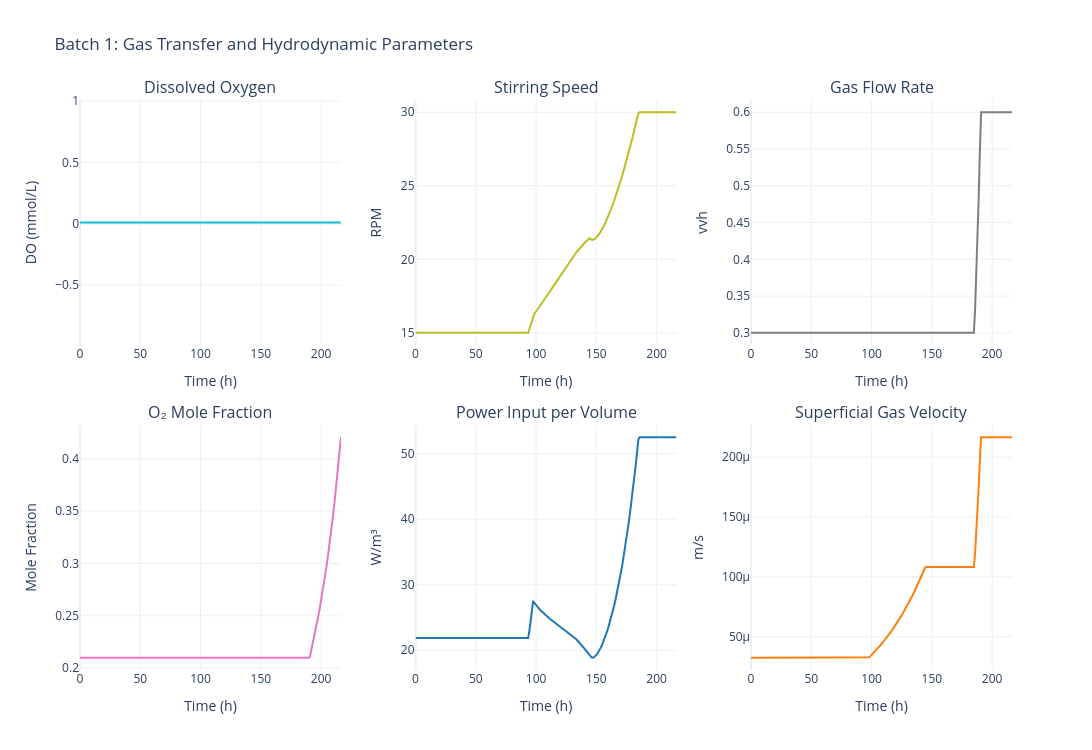

This figure's notebook cell:
### Code cell
sim.data.plot_gas_transfer()

### Figure 1 — Plotly figure (JSON) as saved in the notebook; plotly's stock layout.template omitted (floating-point values rounded to 4 significant figures; data arrays with more than 128 entries replaced by an {"elided": "..."} marker saying what was removed)
{"data": [{"hovertemplate": "Time: %{x:.1f} h<br>DO: %{y:.3f} mmol/L<extra></extra>", "line": {"color": "#17becf", "width": 2}, "mode": "lines", "name": "Dissolved O₂", "type": "scatter", "x": {"elided": "284 float values"}, "xaxis": "x", "y": {"elided": "284 float values"}, "yaxis": "y"}, {"hovertemplate": "Time: %{x:.1f} h<br>N: %{y:.1f} rpm<extra></extra>", "line": {"color": "#bcbd22", "width": 2}, "mode": "lines", "name": "Stirring Speed", "type": "scatter", "x": {"elided": "284 float values"}, "xaxis": "x2", "y": {"elided": "284 float values"}, "yaxis": "y2"}, {"hovertemplate": "Time: %{x:.1f} h<br>Fg: %{y:.3f} vvh<extra></extra>", "line": {"color": "#7f7f7f", "width": 2}, "mode": "lines", "name": "Gas Flow Rate", "type": "scatter", "x": {"elided": "284 float values"}, "xaxis": "x3", "y": {"elided": "284 float values"}, "yaxis": "y3"}, {"hovertemplate": "Time: %{x:.1f} h<br>y_O₂: %{y:.3f}<extra></extra>", "line": {"color": "#e377c2", "width": 2}, "mode": "lines", "name": "y_O₂", "type": "scatter", "x": {"elided": "284 float values"}, "xaxis": "x4", "y": {"elided": "284 float values"}, "yaxis": "y4"}, {"hovertemplate": "Time: %{x:.1f} h<br>P/V: %{y:.2f} W/m³<extra></extra>", "line": {"color": "#1f77b4", "width": 2}, "mode": "lines", "name": "P/V", "type": "scatter", "x": {"elided": "284 float values"}, "xaxis": "x5", "y": {"elided": "284 float values"}, "yaxis": "y5"}, {"hovertemplate": "Time: %{x:.1f} h<br>vₛ: %{y:.5f} m/s<extra></extra>", "line": {"color": "#ff7f0e", "width": 2}, "mode": "lines", "name": "vₛ", "type": "scatter", "x": {"elided": "284 float values"}, "xaxis": "x6", "y": {"elided": "284 float values"}, "yaxis": "y6"}], "layout": {"annotations": [{"font": {"size": 16}, "showarrow": false, "text": "Dissolved Oxygen", "x": 0.14, "xanchor": "center", "xref": "paper", "y": 1, "yanchor": "bottom", "yref": "paper"}, {"font": {"size": 16}, "showarrow": false, "text": "Stirring Speed", "x": 0.5, "xanchor": "center", "xref": "paper", "y": 1, "yanchor": "bottom", "yref": "paper"}, {"font": {"size": 16}, "showarrow": false, "text": "Gas Flow Rate", "x": 0.86, "xanchor": "center", "xref": "paper", "y": 1, "yanchor": "bottom", "yref": "paper"}, {"font": {"size": 16}, "showarrow": false, "text": "O₂ Mole Fraction", "x": 0.14, "xanchor": "center", "xref": "paper", "y": 0.43, "yanchor": "bottom", "yref": "paper"}, {"font": {"size": 16}, "showarrow": false, "text": "Power Input per Volume", "x": 0.5, "xanchor": "center", "xref": "paper", "y": 0.43, "yanchor": "bottom", "yref": "paper"}, {"font": {"size": 16}, "showarrow": false, "text": "Superficial Gas Velocity", "x": 0.86, "xanchor": "center", "xref": "paper", "y": 0.43, "yanchor": "bottom", "yref": "paper"}], "font": {"size": 12}, "height": 750, "showlegend": false, "title": {"text": "Batch 1: Gas Transfer and Hydrodynamic Parameters"}, "width": 1400, "xaxis": {"anchor": "y", "domain": [0, 0.28], "title": {"text": "Time (h)"}}, "xaxis2": {"anchor": "y2", "domain": [0.36, 0.64], "title": {"text": "Time (h)"}}, "xaxis3": {"anchor": "y3", "domain": [0.72, 1], "title": {"text": "Time (h)"}}, "xaxis4": {"anchor": "y4", "domain": [0, 0.28], "title": {"text": "Time (h)"}}, "xaxis5": {"anchor": "y5", "domain": [0.36, 0.64], "title": {"text": "Time (h)"}}, "xaxis6": {"anchor": "y6", "domain": [0.72, 1], "title": {"text": "Time (h)"}}, "yaxis": {"anchor": "x", "domain": [0.57, 1], "title": {"text": "DO (mmol/L)"}}, "yaxis2": {"anchor": "x2", "domain": [0.57, 1], "title": {"text": "RPM"}}, "yaxis3": {"anchor": "x3", "domain": [0.57, 1], "title": {"text": "vvh"}}, "yaxis4": {"anchor": "x4", "domain": [0, 0.43], "title": {"text": "Mole Fraction"}}, "yaxis5": {"anchor": "x5", "domain": [0, 0.43], "title": {"text": "W/m³"}}, "yaxis6": {"anchor": "x6", "domain": [0, 0.43], "title": {"text": "m/s"}}}}
